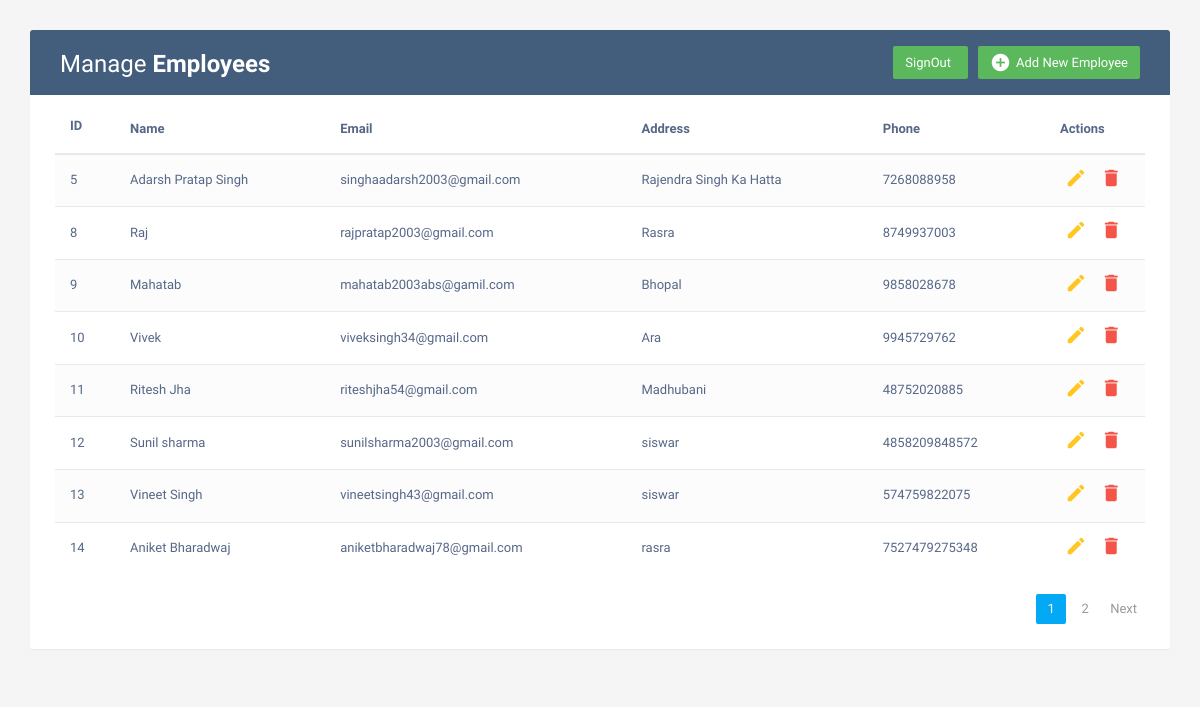
/home/, run on the app's committed database.
### Employee/models.py (models this page shows, shortened)
class Employees(models.Model):
    name = models.CharField(max_length = 200)
    email = models.EmailField(max_length = 100)
    address = HTMLField()
    phone = models.IntegerField()

### splash3/views.py (the view)
# urls.py: path('',views.home,name="Dashboard"),
def home(request):
    emp = Employees.objects.all()
    paginator = Paginator(emp,8)
    page_number = request.GET.get('page')
    Servicedatafinal = paginator.get_page(page_number)
    totalpage = Servicedatafinal.paginator.num_pages
    content = {
        'emp':Servicedatafinal,
        'lastpage':totalpage,
        'totalpagelist':[n+1 for n in range(totalpage)],
        'items': enumerate(emp, start=1)
    }
    return render(request,'index.html',content)

### Templates/index.html (shortened to what this page needs)
<!DOCTYPE html>
<html lang="en">
<head>
<link rel="stylesheet" href="https://maxcdn.bootstrapcdn.com/font-awesome/4.7.0/css/font-awesome.min.css">
<link rel="stylesheet" href="https://maxcdn.bootstrapcdn.com/bootstrap/3.3.7/css/bootstrap.min.css">
  <body>
    <div class="container">
        <div class="table-wrapper">
            <div class="table-title">
                <div class="row">
                    <div class="col-sm-6">
						<h2>Manage <b>Employees</b></h2>
					</div>
					<div class="col-sm-6">
						<a href="#addEmployeeModal" class="btn btn-success" data-toggle="modal"><i class="material-icons">&#xE147;</i> <span>Add New Employee</span></a>
						<a href="{% url 'signout' %}" class="btn btn-success" data-toggle="modal"> <span>SignOut</span></a>
					</div>
                </div>
            </div>
            <table class="table table-striped table-hover">
                <thead>
                    <tr>
						<th>
                            <label>ID</label>
						</th>
                        <th>Name</th>
                        <th>Email</th>
						<th>Address</th>
                        <th>Phone</th>
                        <th>Actions</th>
                    </tr>
                </thead>
                <tbody>
                    {% for i in emp %}
                    <tr>
						<td>
                            {{i.id}}
						</td>
                        <td>{{i.name}}</td>
                        <td>{{i.email}}</td>
						<td>{{i.address}}</td>
                        <td>{{i.phone}}</td>
                        <td>
                            <a href="#editEmployeeModal-{{forloop.counter}}" class="edit" data-toggle="modal"><i class="material-icons" data-toggle="tooltip" title="Edit">&#xE254;</i></a>
                            <a href="#deleteEmployeeModal-{{forloop.counter}}" class="delete" data-toggle="modal"><i class="material-icons" data-toggle="tooltip" title="Delete">&#xE872;</i></a>
                        </td>
                    </tr>
                    {% endfor %}
                </tbody>
            </table>
			<div class="clearfix">
                <ul class="pagination">
                    {% for n in totalpagelist %}
                    {% if n == emp.number %}
                    <li class="page-item active"><a href="/home/?page={{n}}" class="page-link">{{n}}</a></li>
                    {% else %}
                    <li class="page-item "><a href="/home/?page={{n}}" class="page-link">{{n}}</a></li>
                    {% endif %}
                    {% endfor %}
                    {% if emp.has_next %}
                    <li class="page-item"><a href="/home/?page={{emp.next_page_number}}" class="page-link">Next</a></li>
                    {% endif %}
                </ul>
            </div>
        </div>
    </div>
</body>
</html>

### Templates/index.html (style rules this page uses)
body { color: #566787; background: #f5f5f5; font-family: 'Varela Round', sans-serif; font-size: 13px; }
.table-wrapper { background: #fff; padding: 20px 25px; margin: 30px 0; border-radius: 3px; box-shadow: 0 1px 1px rgba(0,0,0,.05); }
.table-title { padding-bottom: 15px; background: #435d7d; color: #fff; padding: 16px 30px; margin: -20px -25px 10px; border-radius: 3px 3px 0 0; }
.table-title h2 { margin: 5px 0 0; font-size: 24px; }
.table-title .btn { color: #fff; float: right; font-size: 13px; border: none; min-width: 50px; border-radius: 2px; border: none; outline: none !important; margin-left: 10px; }
.table-title .btn i { float: left; font-size: 21px; margin-right: 5px; }
.table-title .btn span { float: left; margin-top: 2px; }
table.table tr th, table.table tr td { border-color: #e9e9e9; padding: 12px 15px; vertical-align: middle; }
table.table tr th:first-child { width: 60px; }
table.table tr th:last-child { width: 100px; }
table.table-striped tbody tr:nth-of-type(odd) { background-color: #fcfcfc; }
table.table td:last-child i { opacity: 0.9; font-size: 22px; margin: 0 5px; }
table.table td a { font-weight: bold; color: #566787; display: inline-block; text-decoration: none; outline: none !important; }
table.table td a.edit { color: #FFC107; }
table.table td a.delete { color: #F44336; }
table.table td i { font-size: 19px; }
.pagination { float: right; margin: 0 0 5px; }
.pagination li a { border: none; font-size: 13px; min-width: 30px; min-height: 30px; color: #999; margin: 0 2px; line-height: 30px; border-radius: 2px !important; text-align: center; padding: 0 6px; }
.pagination li.active a, .pagination li.active a.page-link { background: #03A9F4; }

### data on the page
Employees: id "5", name "Adarsh Pratap Singh", email "singhaadarsh2003@gmail.com", address "Rajendra Singh Ka Hatta", phone "7268088958"
Employees: id "8", name "Raj", email "rajpratap2003@gmail.com", address "Rasra", phone "8749937003"
Employees: id "9", name "Mahatab", email "mahatab2003abs@gamil.com", address "Bhopal", phone "9858028678"
Employees: id "10", name "Vivek", email "viveksingh34@gmail.com", address "Ara", phone "9945729762"
Employees: id "11", name "Ritesh Jha", email "riteshjha54@gmail.com", address "Madhubani", phone "48752020885"
Employees: id "12", name "Sunil sharma", email "sunilsharma2003@gmail.com", address "siswar", phone "4858209848572"
Employees: id "13", name "Vineet Singh", email "vineetsingh43@gmail.com", address "siswar", phone "574759822075"
Employees: id "14", name "Aniket Bharadwaj", email "aniketbharadwaj78@gmail.com", address "rasra", phone "7527479275348"

### other printed values
{{ n }} "1"
{{ n }} "2"
